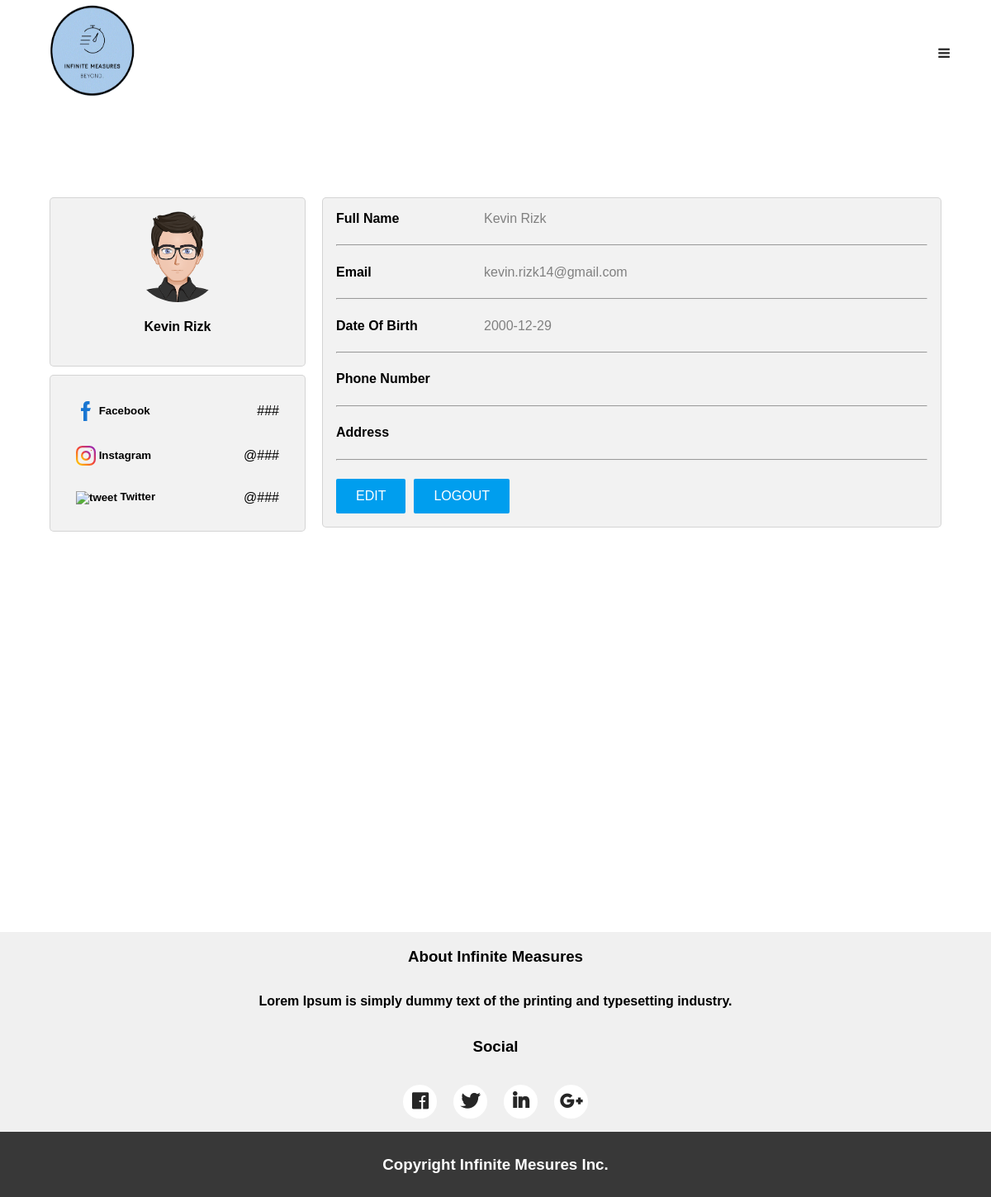
The page /my-account.php (signed in) on the database its author committed.
### tables this page shows
CREATE TABLE `users` (
  `id` int(11) NOT NULL,
  `firstName` varchar(100) NOT NULL,
  `lastName` varchar(100) NOT NULL,
  `dateOfBirth` date NOT NULL,
  `phone` varchar(32) DEFAULT NULL,
  `address` varchar(100) DEFAULT NULL,
  `email` varchar(100) NOT NULL,
  `admin` tinyint(1) NOT NULL DEFAULT 0,
  `password` varchar(100) NOT NULL,
  `idglasses` varchar(11) DEFAULT NULL,
  `Facebook` varchar(100) DEFAULT NULL,
  `Instagram` varchar(100) DEFAULT NULL,
  `Twitter` varchar(100) DEFAULT NULL
);

### my-account.php (the view, shortened to what this page needs)
<?php
    include 'includes/header.inc.php';
    $conn=OpenCon();
    $query1='SELECT * FROM users WHERE email="'.$_SESSION['email'].'"';
    $result1=mysqli_query($conn, $query1);
    $data=mysqli_fetch_assoc($result1);
?>
<main>
    <div class="section container">
        <div class="main-body">
            <div class="my-account">
                <div class="left-side">
                    <div class="card">
                        <div class="card-body">
                            <div class="card-main">
                                <img src="assets/images/avatar7.png" alt="user" width="110">
                                <div class="username">
                                    <h4><?php echo $data['firstName'].' '.$data['lastName']; ?></h4>
                                </div>
                            </div>
                            <ul class="social-media">
                                <li class="social-media-line">
                                    <h5><img src="assets/images/facebook.png" alt="fb">&nbsp;Facebook</h5>
                                    <span>###</span>
                                </li>
                                <li class="social-media-line">
                                    <h5><img src="assets/images/instagram.png" alt="insta">&nbsp;Instagram</h5>
                                    <span>@###</span>
                                </li>
                                <li class="social-media-line">
                                    <h5><img src="assets/images/twitter.png" alt="tweet">&nbsp;Twitter</h5>
                                    <span>@###</span>
                                </li>
                            </ul>
                        </div>
                    </div>
                </div>
                <div class="right-side">
                    <div class="card">
                        <div class="card-body">
                            <div class="card-rows">
                                <div class="div-row">
                                    <h4 class="row-h4">Full Name</h4>
                                    <span class="row-span"><?php echo $data['firstName'].' '.$data['lastName']; ?></span>
                                </div>
                                <hr>
                                <div class="div-row">
                                    <h4 class="row-h4">Email</h4>
                                    <span class="row-span"><?php echo $data['email']; ?></span>
                                </div>
                                <hr>
                                <div class="div-row">
                                    <h4 class="row-h4">Date Of Birth</h4>
                                    <span class="row-span"><?php echo $data['dateOfBirth']; ?></span>
                                </div>
                                <hr>
                                <div class="div-row">
                                    <h4 class="row-h4">Phone Number</h4>
                                </div>
                                <hr>
                                <div class="div-row">
                                    <h4 class="row-h4">Address</h4>
                                </div>
                                <hr>
                                <div class="div-row">
                                    <a class="harik-style" href="#">Edit</a>
                                    <a class="harik-style" href="log-out.php">LogOut</a>
                                </div>
                            </div>
                        </div>
                    </div>
                </div>
            </div>
        </div>
    </div>
</main>
<?php
    include 'includes/footer.inc.php';
?>
</body>
</html>

### assets/style.css (style rules this page uses)
html { scroll-behavior: smooth; }
body { margin: 0; padding: 0; box-sizing: border-box; font-family: 'Trebuchet MS', 'Lucida Sans Unicode', 'Lucida Grande', 'Lucida Sans', Arial, sans-serif; min-height: 100vh; position: relative; }
main { min-height: 100vh; }
.section { margin-top: 100px; }
.card-main img { border-radius: 50%; }
.card-main { display: flex; justify-content: center; align-items: center; flex-direction: column; }
.social-media-line { display: flex; flex-direction: row; align-items: center; justify-content: space-between; list-style: none; padding: 15px; }
.social-media-line img { vertical-align: middle; }
.social-media-line h5 { margin: 0!important; }
.left-side { width: 30%; }
.right-side { width: 70%; }
.container .my-account { display: flex; flex-wrap: wrap; max-width: 1100px; margin: 0 auto; }
.div-row { display: flex; flex-direction: row; align-items: center; width: 100%; }
.row-h4 { flex: 0 0 25%; margin: 0; }
.row-span { flex: 0 0 75%; margin-block-start: 0 !important; color: gray; }
hr { margin: 1.4rem 0; }
.harik-style { text-decoration: none; text-transform: uppercase; padding: 12px 24px; background-color: #009eee; border-radius: 2px; color: #fff; }
.stats-body, .card-rows, .card-main, .social-media { padding: 16px; margin: 10px; border: 1px solid rgba(0,0,0,.125); border-radius: 5px; background-color: #f2f2f2; }
.div-row a:last-child { margin-left: 10px; }

### rows shown on the page
users: firstName "Kevin", lastName "Rizk", email "kevin.rizk14@gmail.com", dateOfBirth "2000-12-29"
